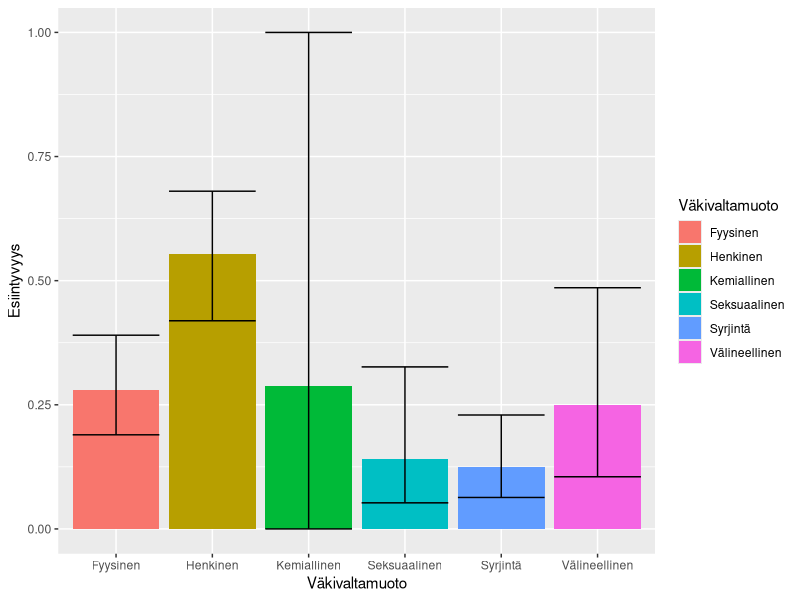

Write R code to recreate this figure.
## ---- chunk 1
library(tidyverse)
library(metafor)
metadata <- read.csv2("data/metaanalyysidata.csv") %>%
  dplyr::filter(!stringr::str_detect(väkivaltamuoto, ","))
metadata <- metadata %>%
  tibble::rowid_to_column("ID")
## ---- chunk 2
metadata <- metadata %>%
  add_column(
    pros_log = numeric(nrow(metadata)),
    pros_sqrtse = numeric(nrow(metadata))
  )
metadata <- metadata %>%
  dplyr::select(ID, otoskoko, pros) %>%
  dplyr::filter(pros != 0) %>%
  dplyr::mutate(
    pros_log = log(pros/(1-pros)),
    pros_sqrtse = (1/(otoskoko*pros))+(1/(otoskoko*(1-pros)))
  ) %>%
  dplyr::rows_update(
    x = metadata,
    y = .,
    by = "ID",
    copy = TRUE
  )
## ---- chunk 3
#| label: tulokset

tulokset <- tibble(
  muoto = character(),
  arvo = numeric(),
  ci_ala = numeric(),
  ci_ylä = numeric()
)
## ---- chunk 4
#| label: malli_fyysinen
malli_fyysinen <- metafor::rma.mv(
  yi = pros_log,
  V = pros_sqrtse,
  slab = artikkeli,
  data = dplyr::filter(metadata, väkivaltamuoto == "Fyysinen"),
  random = ~ 1 | artikkeli/ID,
  test = "t",
  method = "REML"
)

tulokset <- tulokset %>%
  add_case(
    muoto = "Fyysinen",
    arvo = as.double(exp(malli_fyysinen$b) / (1 + exp(malli_fyysinen$b))),
    ci_ala = as.double(exp(malli_fyysinen$ci.lb) / (1 + exp(malli_fyysinen$ci.lb))),
    ci_ylä = as.double(exp(malli_fyysinen$ci.ub) / (1 + exp(malli_fyysinen$ci.ub)))
  )
## ---- chunk 5
#| label: malli_henkinen
malli_henkinen <- metafor::rma.mv(
  yi = pros_log,
  V = pros_sqrtse,
  slab = artikkeli,
  data = dplyr::filter(metadata, väkivaltamuoto == "Henkinen"),
  random = ~ 1 | artikkeli/ID,
  test = "t",
  method = "REML"
)

tulokset <- tulokset %>%
  add_case(
    muoto = "Henkinen",
    arvo = as.double(exp(malli_henkinen$b) / (1 + exp(malli_henkinen$b))),
    ci_ala = as.double(exp(malli_henkinen$ci.lb) / (1 + exp(malli_henkinen$ci.lb))),
    ci_ylä = as.double(exp(malli_henkinen$ci.ub) / (1 + exp(malli_henkinen$ci.ub)))
  )
## ---- chunk 6
#| label: malli_seksuaalinen
malli_seksuaalinen <- metafor::rma.mv(
  yi = pros_log,
  V = pros_sqrtse,
  slab = artikkeli,
  data = dplyr::filter(metadata, väkivaltamuoto == "Seksuaalinen"),
  random = ~ 1 | artikkeli/ID,
  test = "t",
  method = "REML"
)

tulokset <- tulokset %>%
  add_case(
    muoto = "Seksuaalinen",
    arvo = as.double(exp(malli_seksuaalinen$b) / (1 + exp(malli_seksuaalinen$b))),
    ci_ala = as.double(exp(malli_seksuaalinen$ci.lb) / (1 + exp(malli_seksuaalinen$ci.lb))),
    ci_ylä = as.double(exp(malli_seksuaalinen$ci.ub) / (1 + exp(malli_seksuaalinen$ci.ub)))
  )
## ---- chunk 7
#| label: malli_välineellinen
malli_välineellinen <- metafor::rma.mv(
  yi = pros_log,
  V = pros_sqrtse,
  slab = artikkeli,
  data = dplyr::filter(metadata, väkivaltamuoto == "Välineellinen"),
  random = ~ 1 | artikkeli/ID,
  test = "t",
  method = "REML"
)

tulokset <- tulokset %>%
  add_case(
    muoto = "Välineellinen",
    arvo = as.double(exp(malli_välineellinen$b) / (1 + exp(malli_välineellinen$b))),
    ci_ala = as.double(exp(malli_välineellinen$ci.lb) / (1 + exp(malli_välineellinen$ci.lb))),
    ci_ylä = as.double(exp(malli_välineellinen$ci.ub) / (1 + exp(malli_välineellinen$ci.ub)))
  )
## ---- chunk 8
#| label: malli_kemiallinen
malli_kemiallinen <- metafor::rma.mv(
  yi = pros_log,
  V = pros_sqrtse,
  slab = artikkeli,
  data = dplyr::filter(metadata, väkivaltamuoto == "Kemiallinen"),
  random = ~ 1 | artikkeli/ID,
  test = "t",
  method = "REML"
)

tulokset <- tulokset %>%
  add_case(
    muoto = "Kemiallinen",
    arvo = as.double(exp(malli_kemiallinen$b) / (1 + exp(malli_kemiallinen$b))),
    ci_ala = as.double(exp(malli_kemiallinen$ci.lb) / (1 + exp(malli_kemiallinen$ci.lb))),
    ci_ylä = as.double(exp(malli_kemiallinen$ci.ub) / (1 + exp(malli_kemiallinen$ci.ub)))
  )
## ---- chunk 9
#| label: malli_syrjintä
malli_syrjintä <- metafor::rma.mv(
  yi = pros_log,
  V = pros_sqrtse,
  slab = artikkeli,
  data = dplyr::filter(metadata, väkivaltamuoto == "Syrjintä"),
  random = ~ 1 | artikkeli/ID,
  test = "t",
  method = "REML"
)

tulokset <- tulokset %>%
  add_case(
    muoto = "Syrjintä",
    arvo = as.double(exp(malli_syrjintä$b) / (1 + exp(malli_syrjintä$b))),
    ci_ala = as.double(exp(malli_syrjintä$ci.lb) / (1 + exp(malli_syrjintä$ci.lb))),
    ci_ylä = as.double(exp(malli_syrjintä$ci.ub) / (1 + exp(malli_syrjintä$ci.ub)))
  )
## ---- chunk 10
#| label: tbl-tulokset
#| tbl-cap: "Meta-analyysin arvioimat esiintymismuodot ja niiden luottamusvälit (95 %) desimaaleina"

knitr::kable(tulokset)
## ---- chunk 11
#| label: fig-tulokset
#| fig-cap: "Meta-analyysin arvioimat esiintyvyydet ja niiden luottamusvälit (95 %) desimaaleissa"

ggplot(tulokset) +
  aes(x = muoto, y = arvo, fill = muoto) +
  geom_col() +
  geom_errorbar(aes(ymin = ci_ala, ymax = ci_ylä)) + 
  labs(
    x = "Väkivaltamuoto",
    y = "Esiintyvyys",
    fill = "Väkivaltamuoto"
  )
